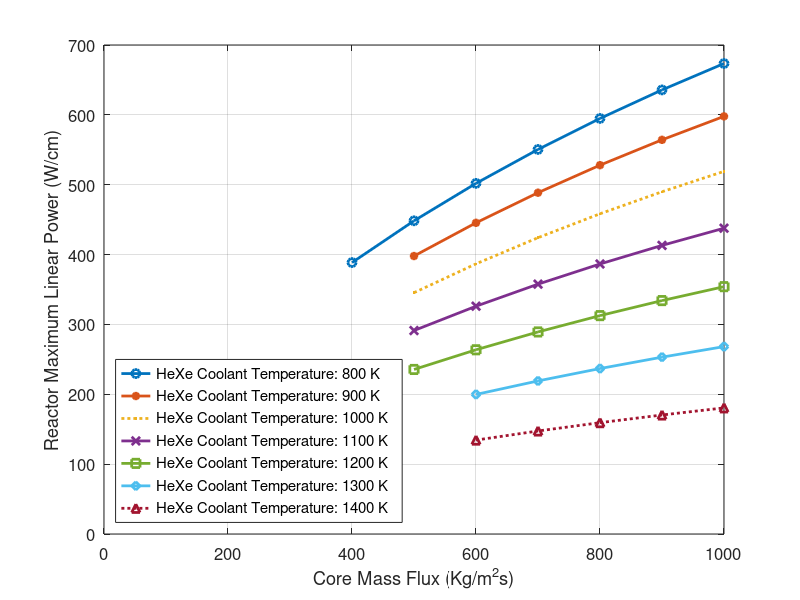

The MATLAB source for this figure:
% Script to Find Bounding Fuel Element Linear Power for Gas Cooled NSP Systems
% Refer ntrs.nasa.gov./citations./20060056311 for HeXe Coolant Data
% Refer doi.org/10.1016/0009-2614(75)80286-7 for He Coolant Data
% Refer iaea.org/publications/7965/thermophysical-properties-of\
%       -materials-for-nuclear-engineering-a-tutorial-and-collection-of-data
%       for UN Integrated Thermal Conductivity Data
% Refer osti.gov/biblio/532973 for MA956 ODS Steel Thermal Conductivity Data

clc;
clear all;
close all;


% ########################### Set Script Inputs
% UN Fuel Pellet Radius
r1 = 7.9; % mm

% MA 956 ODS Steel Radius
r2 = 8.4; % mm

% Maximum Fuel Centerline Temperature
Tm = 1600; % K

% Bulk Coolant Temperature Range
T_b = 800:100:1400; % K

% Coolant Mass Flux Range
G = 100:100:1000; % Kg / (m^2 * s)

% Initialise Fuel Linear Power Rating
q = NaN(length(T_b), length(G)); % W / m


% ########################### Import and Define Material Thermal Data
% Coolant HTC Values from Johnson-2006 and Taylor-1988
HTC_Data = csvread('HeXe_HTC.csv');
% Replace NaN Values with a Dummy Number for interp2
HTC_Data(isnan(HTC_Data)) = 1;
HTC = @ (G, T) (interp2(HTC_Data(1, 2:end),...
                        HTC_Data(2:end, 1),...
                        HTC_Data(2:end, 2:end),...
                        G, T));

##% Coolant HTC Values from Jain-1975 and Taylor-1988
##HTC_Data = csvread('He_HTC.csv');
##% Replace NaN Values with a Dummy Number for interp2
##HTC_Data(isnan(HTC_Data)) = 1;
##HTC = @ (G, T) (interp2(HTC_Data(1, 2:end),...
##                        HTC_Data(2:end, 1),...
##                        HTC_Data(2:end, 2:end),...
##                        G, T));

% MA956 ODS Steel Thermal Conductivity
k_MA956 = @ (T) ((1 ./ 60) .* (T - 273) + 10);


% ########################### Define Lambda Functions
% Define Helper Function to Solve for Fuel Pellet Surface Temperature
% This Equation is Derived by Integrating the Equation for UN Thermal Conductivity
T_s_UN_func = @ (x) ((Tm .^ 1.39...
                      - (1.39 ./ 1.41) .* (x ./ (4 .* pi))) .^ (1 ./ 1.39));

% Define Helper Function to Solve for Fuel Pellet Surface Temperature
% This Equation is Derived from Radial Heat Conduction and Convection Equations
T_s_TH_func = @ (x, T_b, G) (T_b + x .* (...
                             (log(r2 / r1) ./ (2 .* pi .* k_MA956(T_b)))...
                             + (1 ./ (2 .* pi .* r2 .* 1E-3 .* HTC(G, T_b)))));


% ########################### Calculate Linear Power Values
Tol = 1E-12;
for i = 1:length(T_b)
  t_b = T_b(i);
  for j = 1:length(G)
    g = G(j);

    try
      % Find Fuel Pin Linear Power Rating
      % Raise Function's Output to 1.39 to Avoid Imaginary Values
      tmp_func = @ (x) (real(T_s_UN_func(x) .^ 1.39) - (T_s_TH_func(x, t_b, g) .^ 1.39));
      [q_dash, val, info, out] = fzero(tmp_func, [100 1E6], optimset('TolX', Tol));
    catch
      continue;
    end_try_catch

    % Handle Case for Singular Point Convergence by Rejecting the q_dash Value
    if (info == -5)
      continue;
    endif

    q(i, j) = q_dash;
  endfor
  clc;
  printf('Linear Power Calculation Progress >> %2.1f %%\n', ((100 * i) / length(T_b)));
endfor
clear Tol i j t_b g q_dash tmp_func val info out;
clc;


% ########################### Plot Solution
% Plot for Reactor Linear Power with Fixed Range for Comparison
figure(1, 'name', 'Reactor Linear Power');
% Define Linestyles and Marker Types to Cycle to Through
mrkrs = ['+', 'o', '*', '.', 'x', 's', 'd', '^', 'v', '>', '<'];
mrkrs_cycler = @ (i) (mrkrs(mod(i, 11) + 1));
lines = ['-', '--', ':', '-.'];
line_cycler = @ (i) (lines((mod(i, 4) + 1)));
for i = 1:length(T_b)
  plot(G, q(i, :) .* 1E-2, sprintf('%s%s;HeXe Coolant Temperature: %.0f K;',...
       mrkrs_cycler(i), line_cycler(i), T_b(i)),...
       'linewidth', 2);
  hold on;
  grid on;
endfor

##title(sprintf('Reactor Maximum Linear Power vs Core Mass Flux for Fuel Centerline Temperature of %.0f K', Tm));
xlabel('Core Mass Flux (Kg/m^2s)');
ylabel('Reactor Maximum Linear Power (W/cm)');
ylim([0, 700]);
legend('location', 'southwest');
set(gca, 'fontsize', 12);

% ########################### Clear Unnecessary Variables
clear -x r1 r2 Tm T_b G q HTC_Data;

